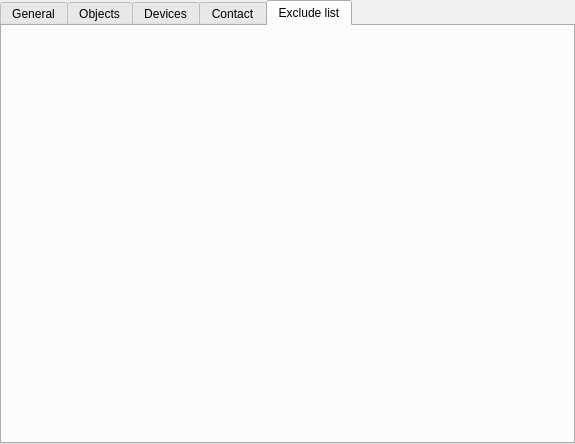
<ui version="4.0" >
 <class>ODESimCfgDialog</class>
 <widget class="QTabWidget" name="ODESimCfgDialog" >
  <property name="geometry" >
   <rect>
    <x>0</x>
    <y>0</y>
    <width>575</width>
    <height>444</height>
   </rect>
  </property>
  <property name="windowTitle" >
   <string>Ode Simulator configuration</string>
  </property>
  <property name="currentIndex" >
   <number>4</number>
  </property>
  <widget class="QWidget" name="tab_4" >
   <attribute name="title" >
    <string>General</string>
   </attribute>
   <widget class="QComboBox" name="_stepMethodBox" >
    <property name="geometry" >
     <rect>
      <x>100</x>
      <y>30</y>
      <width>141</width>
      <height>22</height>
     </rect>
    </property>
    <property name="whatsThis" >
     <string>&lt;!DOCTYPE HTML PUBLIC "-//W3C//DTD HTML 4.0//EN" "http://www.w3.org/TR/REC-html40/strict.dtd">
&lt;html>&lt;head>&lt;meta name="qrichtext" content="1" />&lt;style type="text/css">
p, li { white-space: pre-wrap; }
&lt;/style>&lt;/head>&lt;body style=" font-family:'MS Shell Dlg 2'; font-size:8.25pt; font-weight:400; font-style:normal;">
&lt;p style="-qt-paragraph-type:empty; margin-top:12px; margin-bottom:12px; margin-left:0px; margin-right:0px; -qt-block-indent:0; text-indent:0px; font-size:8pt;">&lt;/p>&lt;/body>&lt;/html></string>
    </property>
    <item>
     <property name="text" >
      <string>WorldStep (LCP)</string>
     </property>
    </item>
    <item>
     <property name="text" >
      <string>WorldQuickStep (iterative)</string>
     </property>
    </item>
    <item>
     <property name="text" >
      <string>WorldFast1 (iterative, old)</string>
     </property>
    </item>
   </widget>
   <widget class="QLabel" name="label" >
    <property name="geometry" >
     <rect>
      <x>10</x>
      <y>30</y>
      <width>71</width>
      <height>21</height>
     </rect>
    </property>
    <property name="text" >
     <string>Step method: </string>
    </property>
   </widget>
   <widget class="QComboBox" name="_spaceMethodBox" >
    <property name="geometry" >
     <rect>
      <x>240</x>
      <y>80</y>
      <width>141</width>
      <height>21</height>
     </rect>
    </property>
    <property name="whatsThis" >
     <string>&lt;!DOCTYPE HTML PUBLIC "-//W3C//DTD HTML 4.0//EN" "http://www.w3.org/TR/REC-html40/strict.dtd">
&lt;html>&lt;head>&lt;meta name="qrichtext" content="1" />&lt;style type="text/css">
p, li { white-space: pre-wrap; }
&lt;/style>&lt;/head>&lt;body style=" font-family:'MS Shell Dlg 2'; font-size:8.25pt; font-weight:400; font-style:normal;">
&lt;p style=" margin-top:0px; margin-bottom:0px; margin-left:0px; margin-right:0px; -qt-block-indent:0; text-indent:0px;">There are several kinds of spaces. Each kind uses different internaldata structures to store the geoms, and different algorithms to performthe collision culling: &lt;/p>
&lt;ul style="-qt-list-indent: 1;">&lt;li style=" font-size:8pt;" style=" margin-top:12px; margin-bottom:12px; margin-left:0px; margin-right:0px; -qt-block-indent:0; text-indent:0px;"> Simple space. This does not do any collision culling - itsimply checks every possible pair of geoms for intersection, andreports the pairs whose AABBs overlap. The time required to dointersection testing for &lt;span style=" font-style:italic;">n&lt;/span> objects is &lt;span style=" font-style:italic;">O&lt;/span>(&lt;span style=" font-style:italic;">n&lt;/span>&lt;span style=" vertical-align:super;">2&lt;/span>).This should not be used for large numbers of objects, but it can be thepreferred algorithm for a small number of objects. This is also usefulfor debugging potential problems with the collision system.&lt;/li>&lt;/ul>
&lt;ul style="-qt-list-indent: 1;">&lt;li style=" font-size:8pt;" style=" margin-top:12px; margin-bottom:12px; margin-left:0px; margin-right:0px; -qt-block-indent:0; text-indent:0px;"> Multi-resolution hash table space. This uses an internal datastructure that records how each geom overlaps cells in one of severalthree dimensional grids. Each grid has cubical cells of side lengths 2&lt;span style=" font-style:italic; vertical-align:super;">i&lt;/span>, where &lt;span style=" font-style:italic;">i&lt;/span> is an integer that ranges from a minimum to a maximum value. The time required to do intersection testing for &lt;span style=" font-style:italic;">n&lt;/span> objects is &lt;span style=" font-style:italic;">O&lt;/span>(&lt;span style=" font-style:italic;">n&lt;/span>)(as long as those objects are not clustered together too closely), aseach object can be quickly paired with the objects around it.&lt;/li>&lt;/ul>
&lt;ul style="-qt-list-indent: 1;">&lt;li style=" font-size:8pt;" style=" margin-top:12px; margin-bottom:12px; margin-left:0px; margin-right:0px; -qt-block-indent:0; text-indent:0px;"> Quadtree space. This uses a pre-allocated hierarchicalgrid-based AABB tree to quickly cull collision checks. It'sexceptionally quick for large amounts of objects in landscape-shapedworlds. The amount of memory used is 4^depth * 32 bytes. CurrentlydSpaceGetGeom is not implemented for the quadtree space. &lt;/li>&lt;/ul>&lt;/body>&lt;/html></string>
    </property>
    <item>
     <property name="text" >
      <string>QuadTreeSpace</string>
     </property>
    </item>
    <item>
     <property name="text" >
      <string>SimpleSpace</string>
     </property>
    </item>
    <item>
     <property name="text" >
      <string>HashSpace</string>
     </property>
    </item>
   </widget>
   <widget class="QLabel" name="label_2" >
    <property name="geometry" >
     <rect>
      <x>10</x>
      <y>80</y>
      <width>201</width>
      <height>21</height>
     </rect>
    </property>
    <property name="text" >
     <string>Broad phase collision detection method: </string>
    </property>
   </widget>
   <widget class="QLabel" name="label_3" >
    <property name="geometry" >
     <rect>
      <x>10</x>
      <y>120</y>
      <width>71</width>
      <height>21</height>
     </rect>
    </property>
    <property name="text" >
     <string>Global CFM</string>
    </property>
   </widget>
   <widget class="QLabel" name="label_4" >
    <property name="geometry" >
     <rect>
      <x>10</x>
      <y>150</y>
      <width>71</width>
      <height>21</height>
     </rect>
    </property>
    <property name="text" >
     <string>Global ERP</string>
    </property>
   </widget>
   <widget class="QDoubleSpinBox" name="_cfmSpin" >
    <property name="geometry" >
     <rect>
      <x>120</x>
      <y>120</y>
      <width>62</width>
      <height>22</height>
     </rect>
    </property>
    <property name="decimals" >
     <number>2</number>
    </property>
    <property name="maximum" >
     <double>1.000000000000000</double>
    </property>
    <property name="singleStep" >
     <double>0.100000000000000</double>
    </property>
    <property name="value" >
     <double>0.600000000000000</double>
    </property>
   </widget>
   <widget class="QDoubleSpinBox" name="_erpSpin" >
    <property name="geometry" >
     <rect>
      <x>120</x>
      <y>150</y>
      <width>62</width>
      <height>22</height>
     </rect>
    </property>
    <property name="maximum" >
     <double>1.000000000000000</double>
    </property>
    <property name="singleStep" >
     <double>0.100000000000000</double>
    </property>
    <property name="value" >
     <double>0.300000000000000</double>
    </property>
   </widget>
   <widget class="QLabel" name="label_5" >
    <property name="geometry" >
     <rect>
      <x>10</x>
      <y>220</y>
      <width>111</width>
      <height>21</height>
     </rect>
    </property>
    <property name="text" >
     <string>Clustering algorithm: </string>
    </property>
   </widget>
   <widget class="QComboBox" name="_spaceMethodBox_2" >
    <property name="geometry" >
     <rect>
      <x>140</x>
      <y>220</y>
      <width>141</width>
      <height>21</height>
     </rect>
    </property>
    <item>
     <property name="text" >
      <string>Oriented Box</string>
     </property>
    </item>
    <item>
     <property name="text" >
      <string>None</string>
     </property>
    </item>
   </widget>
   <widget class="QLabel" name="label_6" >
    <property name="geometry" >
     <rect>
      <x>260</x>
      <y>30</y>
      <width>81</width>
      <height>21</height>
     </rect>
    </property>
    <property name="text" >
     <string>Max iterations: </string>
    </property>
   </widget>
   <widget class="QSpinBox" name="_maxIterSpin" >
    <property name="geometry" >
     <rect>
      <x>360</x>
      <y>30</y>
      <width>46</width>
      <height>22</height>
     </rect>
    </property>
    <property name="maximum" >
     <number>1000</number>
    </property>
    <property name="value" >
     <number>20</number>
    </property>
   </widget>
   <widget class="QLabel" name="label_25" >
    <property name="geometry" >
     <rect>
      <x>10</x>
      <y>180</y>
      <width>81</width>
      <height>21</height>
     </rect>
    </property>
    <property name="text" >
     <string>Collision margin: </string>
    </property>
   </widget>
   <widget class="QDoubleSpinBox" name="_erpSpin_3" >
    <property name="geometry" >
     <rect>
      <x>120</x>
      <y>180</y>
      <width>71</width>
      <height>22</height>
     </rect>
    </property>
    <property name="decimals" >
     <number>5</number>
    </property>
    <property name="maximum" >
     <double>1.000000000000000</double>
    </property>
    <property name="singleStep" >
     <double>0.010000000000000</double>
    </property>
    <property name="value" >
     <double>0.001000000000000</double>
    </property>
   </widget>
   <widget class="QPushButton" name="_cancelBtn" >
    <property name="geometry" >
     <rect>
      <x>480</x>
      <y>400</y>
      <width>75</width>
      <height>24</height>
     </rect>
    </property>
    <property name="text" >
     <string>Cancel</string>
    </property>
   </widget>
   <widget class="QPushButton" name="_applyBtn" >
    <property name="geometry" >
     <rect>
      <x>390</x>
      <y>400</y>
      <width>75</width>
      <height>24</height>
     </rect>
    </property>
    <property name="text" >
     <string>Apply</string>
    </property>
   </widget>
  </widget>
  <widget class="QWidget" name="tab" >
   <attribute name="title" >
    <string>Objects</string>
   </attribute>
   <widget class="QListView" name="listView" >
    <property name="geometry" >
     <rect>
      <x>10</x>
      <y>50</y>
      <width>151</width>
      <height>321</height>
     </rect>
    </property>
   </widget>
   <widget class="QLabel" name="label_7" >
    <property name="geometry" >
     <rect>
      <x>180</x>
      <y>70</y>
      <width>46</width>
      <height>21</height>
     </rect>
    </property>
    <property name="text" >
     <string>Name:</string>
    </property>
   </widget>
   <widget class="QCheckBox" name="_enabledBox" >
    <property name="geometry" >
     <rect>
      <x>180</x>
      <y>110</y>
      <width>71</width>
      <height>19</height>
     </rect>
    </property>
    <property name="text" >
     <string>Enabled</string>
    </property>
   </widget>
   <widget class="QComboBox" name="_materialBox" >
    <property name="geometry" >
     <rect>
      <x>250</x>
      <y>140</y>
      <width>74</width>
      <height>22</height>
     </rect>
    </property>
   </widget>
   <widget class="QLabel" name="label_12" >
    <property name="geometry" >
     <rect>
      <x>180</x>
      <y>140</y>
      <width>51</width>
      <height>21</height>
     </rect>
    </property>
    <property name="text" >
     <string>Material:</string>
    </property>
   </widget>
   <widget class="QDoubleSpinBox" name="_crThresSpin" >
    <property name="geometry" >
     <rect>
      <x>320</x>
      <y>180</y>
      <width>62</width>
      <height>22</height>
     </rect>
    </property>
   </widget>
   <widget class="QLabel" name="label_13" >
    <property name="geometry" >
     <rect>
      <x>180</x>
      <y>180</y>
      <width>141</width>
      <height>21</height>
     </rect>
    </property>
    <property name="text" >
     <string>Contact reduction threshold:</string>
    </property>
   </widget>
   <widget class="QLabel" name="_selectedName" >
    <property name="geometry" >
     <rect>
      <x>230</x>
      <y>70</y>
      <width>171</width>
      <height>21</height>
     </rect>
    </property>
    <property name="text" >
     <string/>
    </property>
   </widget>
   <widget class="QLabel" name="label_14" >
    <property name="geometry" >
     <rect>
      <x>180</x>
      <y>90</y>
      <width>71</width>
      <height>21</height>
     </rect>
    </property>
    <property name="text" >
     <string>Object type:</string>
    </property>
   </widget>
   <widget class="QLabel" name="_objectTypeName" >
    <property name="geometry" >
     <rect>
      <x>250</x>
      <y>90</y>
      <width>71</width>
      <height>21</height>
     </rect>
    </property>
    <property name="text" >
     <string/>
    </property>
   </widget>
   <widget class="QLabel" name="label_15" >
    <property name="geometry" >
     <rect>
      <x>180</x>
      <y>260</y>
      <width>61</width>
      <height>21</height>
     </rect>
    </property>
    <property name="text" >
     <string>Position:</string>
    </property>
   </widget>
   <widget class="QLabel" name="label_16" >
    <property name="geometry" >
     <rect>
      <x>180</x>
      <y>280</y>
      <width>61</width>
      <height>21</height>
     </rect>
    </property>
    <property name="text" >
     <string>Orientation:</string>
    </property>
   </widget>
   <widget class="QLabel" name="label_17" >
    <property name="geometry" >
     <rect>
      <x>180</x>
      <y>300</y>
      <width>81</width>
      <height>21</height>
     </rect>
    </property>
    <property name="text" >
     <string>Linear velocity:</string>
    </property>
   </widget>
   <widget class="QLabel" name="label_18" >
    <property name="geometry" >
     <rect>
      <x>180</x>
      <y>320</y>
      <width>91</width>
      <height>21</height>
     </rect>
    </property>
    <property name="text" >
     <string>Angular velocity:</string>
    </property>
   </widget>
   <widget class="QLabel" name="label_19" >
    <property name="geometry" >
     <rect>
      <x>180</x>
      <y>340</y>
      <width>101</width>
      <height>21</height>
     </rect>
    </property>
    <property name="text" >
     <string>Force: </string>
    </property>
   </widget>
   <widget class="QLabel" name="label_20" >
    <property name="geometry" >
     <rect>
      <x>180</x>
      <y>360</y>
      <width>101</width>
      <height>21</height>
     </rect>
    </property>
    <property name="text" >
     <string>Torque: </string>
    </property>
   </widget>
   <widget class="QLabel" name="label_21" >
    <property name="geometry" >
     <rect>
      <x>180</x>
      <y>210</y>
      <width>61</width>
      <height>21</height>
     </rect>
    </property>
    <property name="text" >
     <string>Mass:</string>
    </property>
   </widget>
   <widget class="QLabel" name="label_22" >
    <property name="geometry" >
     <rect>
      <x>180</x>
      <y>230</y>
      <width>61</width>
      <height>21</height>
     </rect>
    </property>
    <property name="text" >
     <string>Inertia:</string>
    </property>
   </widget>
  </widget>
  <widget class="QWidget" name="tab" >
   <attribute name="title" >
    <string>Devices</string>
   </attribute>
   <widget class="QListView" name="listView_2" >
    <property name="geometry" >
     <rect>
      <x>10</x>
      <y>50</y>
      <width>151</width>
      <height>321</height>
     </rect>
    </property>
   </widget>
   <widget class="QLabel" name="_selectedName_2" >
    <property name="geometry" >
     <rect>
      <x>230</x>
      <y>50</y>
      <width>171</width>
      <height>21</height>
     </rect>
    </property>
    <property name="text" >
     <string/>
    </property>
   </widget>
   <widget class="QLabel" name="label_23" >
    <property name="geometry" >
     <rect>
      <x>180</x>
      <y>50</y>
      <width>46</width>
      <height>21</height>
     </rect>
    </property>
    <property name="text" >
     <string>Name:</string>
    </property>
   </widget>
   <widget class="QLabel" name="label_24" >
    <property name="geometry" >
     <rect>
      <x>180</x>
      <y>70</y>
      <width>71</width>
      <height>21</height>
     </rect>
    </property>
    <property name="text" >
     <string>Device type:</string>
    </property>
   </widget>
   <widget class="QLabel" name="_objectTypeName_2" >
    <property name="geometry" >
     <rect>
      <x>250</x>
      <y>70</y>
      <width>71</width>
      <height>21</height>
     </rect>
    </property>
    <property name="text" >
     <string/>
    </property>
   </widget>
  </widget>
  <widget class="QWidget" name="tab_3" >
   <attribute name="title" >
    <string>Contact</string>
   </attribute>
   <widget class="QDoubleSpinBox" name="_cfmSpin_2" >
    <property name="geometry" >
     <rect>
      <x>470</x>
      <y>70</y>
      <width>62</width>
      <height>22</height>
     </rect>
    </property>
    <property name="decimals" >
     <number>2</number>
    </property>
    <property name="maximum" >
     <double>1.000000000000000</double>
    </property>
    <property name="singleStep" >
     <double>0.100000000000000</double>
    </property>
    <property name="value" >
     <double>0.600000000000000</double>
    </property>
   </widget>
   <widget class="QLabel" name="label_9" >
    <property name="geometry" >
     <rect>
      <x>360</x>
      <y>90</y>
      <width>71</width>
      <height>21</height>
     </rect>
    </property>
    <property name="text" >
     <string>Global ERP</string>
    </property>
   </widget>
   <widget class="QLabel" name="label_8" >
    <property name="geometry" >
     <rect>
      <x>360</x>
      <y>70</y>
      <width>71</width>
      <height>21</height>
     </rect>
    </property>
    <property name="text" >
     <string>Global CFM</string>
    </property>
   </widget>
   <widget class="QDoubleSpinBox" name="_erpSpin_2" >
    <property name="geometry" >
     <rect>
      <x>470</x>
      <y>100</y>
      <width>62</width>
      <height>22</height>
     </rect>
    </property>
    <property name="maximum" >
     <double>1.000000000000000</double>
    </property>
    <property name="singleStep" >
     <double>0.100000000000000</double>
    </property>
    <property name="value" >
     <double>0.300000000000000</double>
    </property>
   </widget>
   <widget class="QListView" name="_objectListA" >
    <property name="geometry" >
     <rect>
      <x>10</x>
      <y>60</y>
      <width>101</width>
      <height>281</height>
     </rect>
    </property>
   </widget>
   <widget class="QListView" name="_objectListB" >
    <property name="geometry" >
     <rect>
      <x>120</x>
      <y>60</y>
      <width>111</width>
      <height>281</height>
     </rect>
    </property>
   </widget>
   <widget class="QLabel" name="label_10" >
    <property name="geometry" >
     <rect>
      <x>10</x>
      <y>30</y>
      <width>71</width>
      <height>21</height>
     </rect>
    </property>
    <property name="text" >
     <string>Object A</string>
    </property>
   </widget>
   <widget class="QLabel" name="label_11" >
    <property name="geometry" >
     <rect>
      <x>130</x>
      <y>30</y>
      <width>71</width>
      <height>21</height>
     </rect>
    </property>
    <property name="text" >
     <string>Object B</string>
    </property>
   </widget>
  </widget>
  <widget class="QWidget" name="tab_2" >
   <attribute name="title" >
    <string>Exclude list</string>
   </attribute>
  </widget>
 </widget>
 <tabstops>
  <tabstop>_stepMethodBox</tabstop>
  <tabstop>_maxIterSpin</tabstop>
  <tabstop>_spaceMethodBox</tabstop>
  <tabstop>_cfmSpin</tabstop>
  <tabstop>_erpSpin</tabstop>
  <tabstop>_erpSpin_3</tabstop>
  <tabstop>_spaceMethodBox_2</tabstop>
  <tabstop>_enabledBox</tabstop>
  <tabstop>listView</tabstop>
  <tabstop>_materialBox</tabstop>
  <tabstop>_crThresSpin</tabstop>
  <tabstop>listView_2</tabstop>
  <tabstop>_cfmSpin_2</tabstop>
  <tabstop>_erpSpin_2</tabstop>
  <tabstop>_objectListA</tabstop>
  <tabstop>_objectListB</tabstop>
 </tabstops>
 <resources/>
 <connections/>
</ui>
